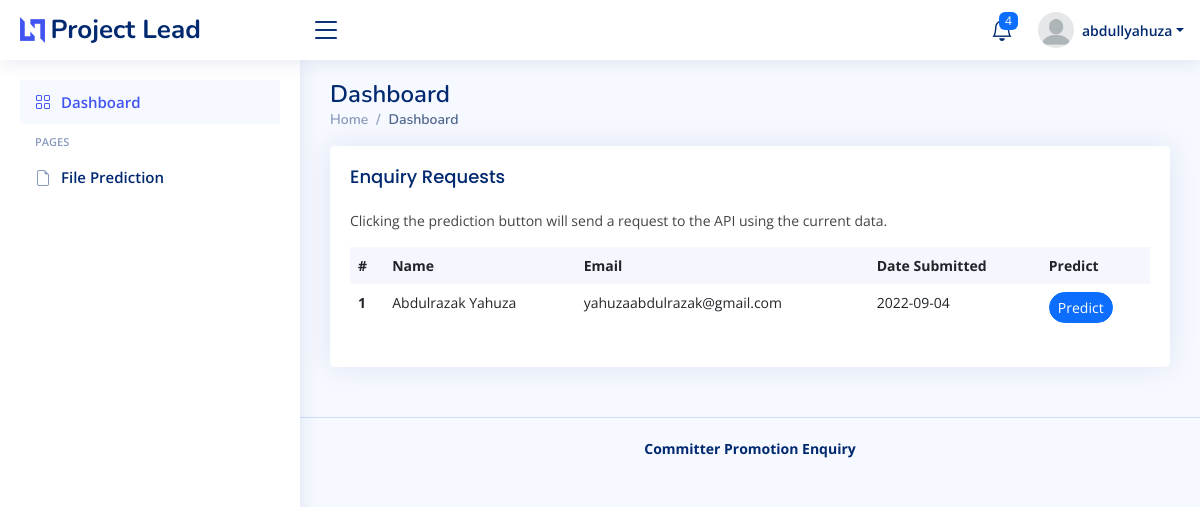
Page /dashboard (signed in) on the earlier database version.
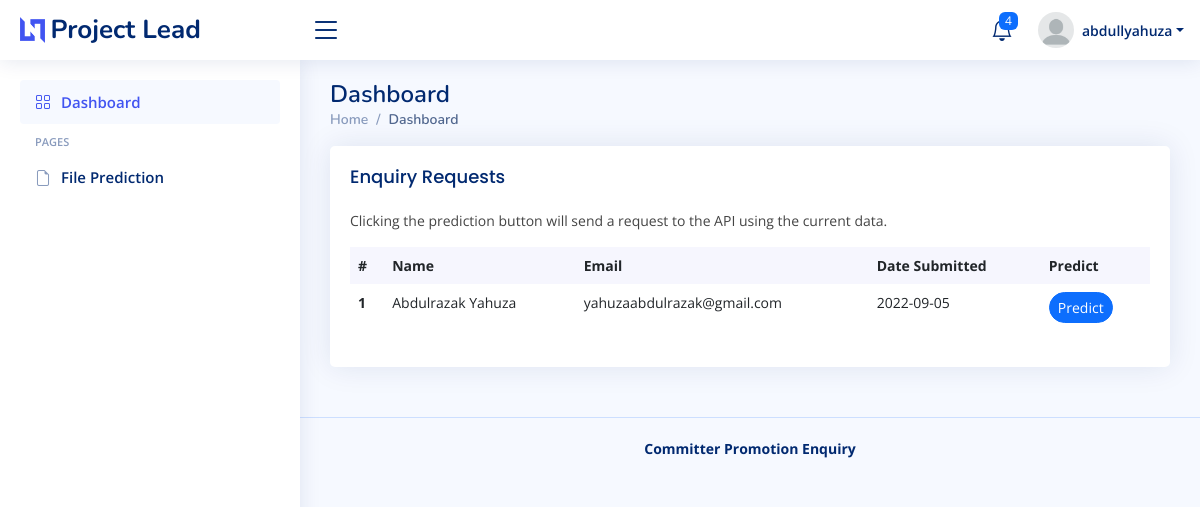
Same page on the later database version.
### database/models.py (models this page shows, shortened)
class User(db.Model):
    id = Column(Integer().with_variant(Integer, "sqlite"), primary_key=True)
    username = Column(String(80))
    name = Column(String(200))
    email = Column(String(120))
    password = Column(String(256))
    def details(self):
        return {
            'id': self.id,
            'username': self.username,
            'email': self.email,
            'name': self.name
        }

class Enquiry(db.Model):
    id = Column(Integer().with_variant(Integer, "sqlite"), primary_key=True)
    name = Column(String(200))
    age = Column(Integer)
    education = Column(String(20))
    email = Column(String(120))
    region = Column(String(20))
    fin_gain = Column(Float)
    int_learn = Column(Float)
    dev_inv = Column(Float)
    proj_desertion = Column(Integer)
    dev_status = Column(String(20))
    dev_experience = Column(Integer)
    sys_int = Column(Float)
    tech_norm = Column(Float)
    code_test = Column(Float)
    cont_code_dec = Column(Float)
    dec_right_del = Column(Float)
    proj_age = Column(Integer)
    date_submitted = Column(Date)

### app.py (the view)
@app.route('/dashboard')
@login_required
def dashboard():
    user = User.query.filter_by(username=session['user_id']).first()
    user_data = user.details()
    enquiries = Enquiry.query.all()
    return render_template(
        'admin/index.html',
        current_page="Dashboard",
        user=user_data,
        enquiries=enquiries)

### auth.py (called while the page is built)
def login_required(f):
    @wraps(f)
    def decorated_function(*args, **kwargs):
        if session.get("user_id") is None:
            return redirect("/lead")
        return f(*args, **kwargs)
    return decorated_function

### templates/admin/index.html (shortened to what this page needs)
{% extends 'layouts/main.html' %}
{% block content %}
    <section class="section dashboard">
      <div class="row">
        <div class="col-lg-12" style="margin: 0 auto;">
          <div class="row">
            <div class="col-12">
              <div class="card recent-sales overflow-auto">
                <div class="card-body">
                  <h5 class="card-title">Enquiry Requests</h5>
                  <p>Clicking the prediction button will send a request to the API using the current data.</p>
                  <table class="table table-borderless datatable">
                    <thead>
                      <tr>
                        <th scope="col">#</th>
                        <th scope="col">Name</th>
                        <th scope="col">Email</th>
                        <th scope="col">Date Submitted</th>
                        <th scope="col">Predict</th>
                      </tr>
                    </thead>
                    <tbody>
                      {% if enquiries %}
                        {% for enquiry in enquiries %}
                        <tr>
                          <th scope="row">{{loop.index}}</th>
                          <td>{{enquiry.name}}</td>
                          <td>{{enquiry.email}}</td>
                          <td>{{enquiry.date_submitted}}</td>
                          <td>
                            <a href="confirm/{{enquiry.id}}" class="btn btn-primary rounded-pill btn-sm">Predict</a>
                          </td>
                        </tr>
                        {% endfor %}
                      {% endif %}
                    </tbody>
                  </table>
                </div>
              </div>
            </div>
          </div>
        </div>
      </div>
    </section>
{% endblock %}

### templates/layouts/main.html (shortened to what this page needs)
<!DOCTYPE html>
<html lang="en">
<head>
  <link href="/static/admin/assets/vendor/bootstrap/css/bootstrap.min.css" rel="stylesheet">
  <link href="/static/admin/assets/vendor/bootstrap-icons/bootstrap-icons.css" rel="stylesheet">
  <link href="/static/admin/assets/vendor/boxicons/css/boxicons.min.css" rel="stylesheet">
  <link href="/static/admin/assets/vendor/quill/quill.snow.css" rel="stylesheet">
  <link href="/static/admin/assets/vendor/quill/quill.bubble.css" rel="stylesheet">
  <link href="/static/admin/assets/vendor/remixicon/remixicon.css" rel="stylesheet">
  <link href="/static/admin/assets/vendor/simple-datatables/style.css" rel="stylesheet">
  <link href="/static/admin/assets/css/style.css" rel="stylesheet">
</head>
<body>
  <header id="header" class="header fixed-top d-flex align-items-center">
    <div class="d-flex align-items-center justify-content-between">
      <a href="{{ url_for('dashboard') }}" class="logo d-flex align-items-center">
        <img src="/static/admin/assets/img/logo.png" alt="">
        <span class="d-none d-lg-block">Project Lead</span>
      </a>
      <i class="bi bi-list toggle-sidebar-btn"></i>
    </div>
    <nav class="header-nav ms-auto">
      <ul class="d-flex align-items-center">
        <li class="nav-item dropdown">
          <a class="nav-link nav-icon" href="#" data-bs-toggle="dropdown">
            <i class="bi bi-bell"></i>
            <span class="badge bg-primary badge-number">4</span>
          </a>
        </li>
        <li class="nav-item dropdown pe-3">
          <a class="nav-link nav-profile d-flex align-items-center pe-0" href="#" data-bs-toggle="dropdown">
            <img src="/static/admin/assets/img/profile-img.png" alt="Profile" class="rounded-circle">
            <span class="d-none d-md-block dropdown-toggle ps-2">{{user.username}}</span>
          </a>
        </li>
      </ul>
    </nav>
  </header>
  <aside id="sidebar" class="sidebar">
    <ul class="sidebar-nav" id="sidebar-nav">
      <li class="nav-item">
        <a class="nav-link {% if request.endpoint != 'dashboard'%} collapsed {% endif %}" href="{{ url_for('dashboard') }}">
          <i class="bi bi-grid"></i>
          <span>Dashboard</span>
        </a>
      </li>
      <li class="nav-heading">Pages</li>
      <li class="nav-item">
         <a class="nav-link {% if request.endpoint != 'from_file'%} collapsed {% endif %}" href="{{ url_for('from_file') }}">
           <i class="bi bi-file-earmark"></i>
           <span>File Prediction</span>
         </a>
       </li>
    </ul>
  </aside>
  <main id="main" class="main">
    <div class="pagetitle">
      <h1>{{current_page}}</h1>
      <nav>
        <ol class="breadcrumb">
          <li class="breadcrumb-item"><a href="{{ url_for('dashboard') }}">Home</a></li>
          <li class="breadcrumb-item active">{{current_page}}</li>
        </ol>
      </nav>
    </div>
    {% block content %}{% endblock %}
  </main>
  <footer id="footer" class="footer">
    <div class="copyright">
      <strong>Committer Promotion Enquiry</strong>
    </div>
  </footer>
</body>
</html>

### admin/assets/css/style.css (style rules this page uses)
:root { scroll-behavior: smooth; }
body { font-family: "Open Sans", sans-serif; background: #f6f9ff; color: #444444; }
a { color: #4154f1; text-decoration: none; }
h1, h2, h3, h4, h5, h6 { font-family: "Nunito", sans-serif; }
#main { margin-top: 60px; padding: 20px 30px; transition: all 0.3s; }
.pagetitle { margin-bottom: 10px; }
.pagetitle h1 { font-size: 24px; margin-bottom: 0; font-weight: 600; color: #012970; }
.card { margin-bottom: 30px; border: none; border-radius: 5px; box-shadow: 0px 0 30px rgba(1, 41, 112, 0.1); }
.card-title { padding: 20px 0 15px 0; font-size: 18px; font-weight: 500; color: #012970; font-family: "Poppins", sans-serif; }
.card-body { padding: 0 20px 20px 20px; }
.breadcrumb { font-size: 14px; font-family: "Nunito", sans-serif; color: #899bbd; font-weight: 600; }
.breadcrumb a { color: #899bbd; transition: 0.3s; }
.breadcrumb .breadcrumb-item::before { color: #899bbd; }
.breadcrumb .active { color: #51678f; font-weight: 600; }
.logo { line-height: 1; }
@media (min-width: 1200px) { .logo { width: 280px; } }
.logo img { max-height: 26px; margin-right: 6px; }
.logo span { font-size: 26px; font-weight: 700; color: #012970; font-family: "Nunito", sans-serif; }
.header { transition: all 0.5s; z-index: 997; height: 60px; box-shadow: 0px 2px 20px rgba(1, 41, 112, 0.1); background-color: #fff; padding-left: 20px; }
.header .toggle-sidebar-btn { font-size: 32px; padding-left: 10px; cursor: pointer; color: #012970; }
.header-nav ul { list-style: none; }
.header-nav>ul { margin: 0; padding: 0; }
.header-nav .nav-icon { font-size: 22px; color: #012970; margin-right: 25px; position: relative; }
.header-nav .nav-profile { color: #012970; }
.header-nav .nav-profile img { max-height: 36px; }
.header-nav .nav-profile span { font-size: 14px; font-weight: 600; }
.header-nav .badge-number { position: absolute; inset: -2px -5px auto auto; font-weight: normal; font-size: 12px; padding: 3px 6px; }
.sidebar { position: fixed; top: 60px; left: 0; bottom: 0; width: 300px; z-index: 996; transition: all 0.3s; padding: 20px; overflow-y: auto; scrollbar-width: thin; scrollbar-color: #aab7cf transparent; box-shadow: 0px 0px 20px rgba(1, 41, 112, 0.1); background-color: #fff; }
@media (min-width: 1200px) { #main, #footer { margin-left: 300px; } }
.sidebar-nav { padding: 0; margin: 0; list-style: none; }
.sidebar-nav li { padding: 0; margin: 0; list-style: none; }
.sidebar-nav .nav-item { margin-bottom: 5px; }
.sidebar-nav .nav-heading { font-size: 11px; text-transform: uppercase; color: #899bbd; font-weight: 600; margin: 10px 0 5px 15px; }
.sidebar-nav .nav-link { display: flex; align-items: center; font-size: 15px; font-weight: 600; color: #4154f1; transition: 0.3; background: #f6f9ff; padding: 10px 15px; border-radius: 4px; }
.sidebar-nav .nav-link i { font-size: 16px; margin-right: 10px; color: #4154f1; }
.sidebar-nav .nav-link.collapsed { color: #012970; background: #fff; }
.sidebar-nav .nav-link.collapsed i { color: #899bbd; }
.dashboard .recent-sales { font-size: 14px; }
.dashboard .recent-sales .table thead { background: #f6f6fe; }
.dashboard .recent-sales .table thead th { border: 0; }
.footer { padding: 20px 0; font-size: 14px; transition: all 0.3s; border-top: 1px solid #cddfff; }
.footer .copyright { text-align: center; color: #012970; }

Differences in the rows shown:
changed Enquiry "Abdulrazak Yahuza": date_submitted "2022-09-04" → "2022-09-05"
